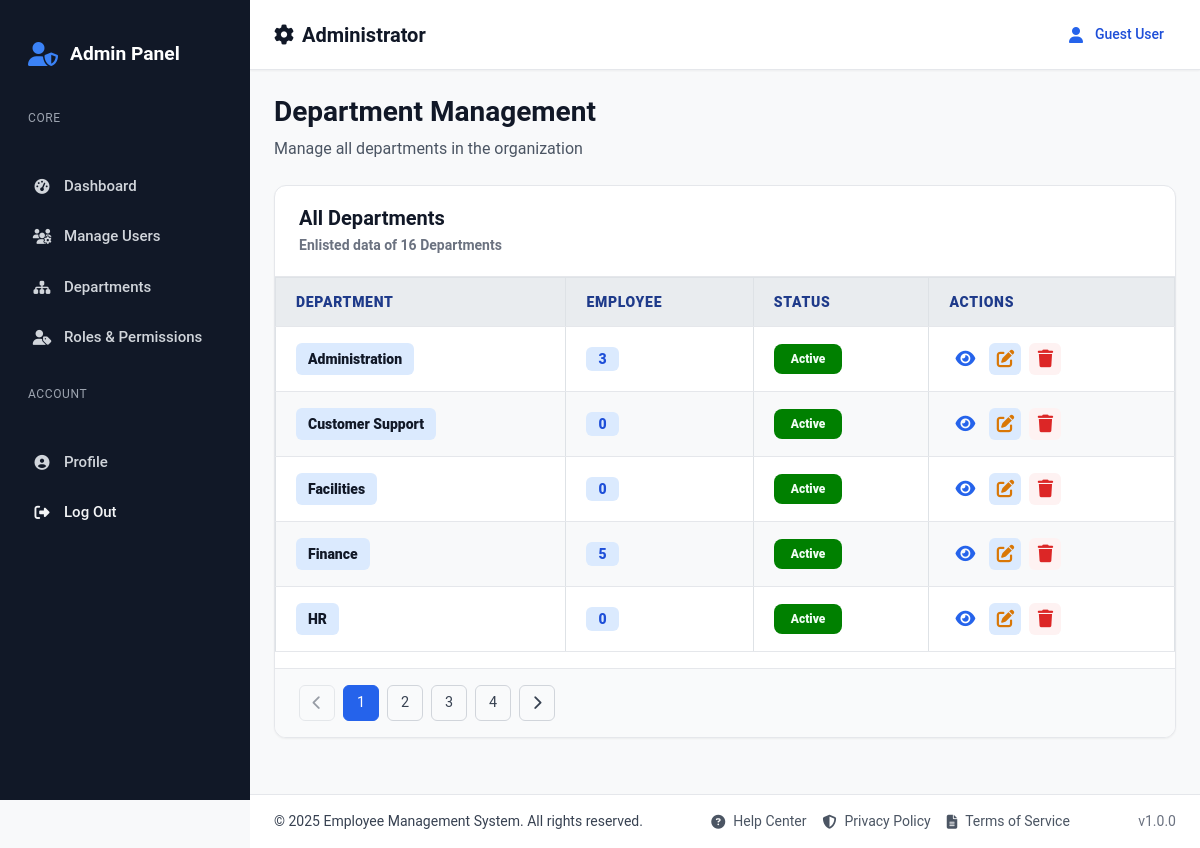
The page /backend/departments/listingDept.php on the database its author committed.
### tables this page shows
CREATE TABLE `department` (
  `id` int(11) NOT NULL,
  `name` varchar(40) NOT NULL,
  `status` enum('1','0') NOT NULL DEFAULT '1',
  `is_deleted` enum('0','1') NOT NULL DEFAULT '0'
);

### backend/departments/listingDept.php (the view, shortened to what this page needs)
<?php
require_once '..\..\includes\config.php';
$limit = 5;
$myPage = isset($_GET['page']) ? (int) $_GET['page'] : 1;
$offset = ($myPage - 1) * $limit;
try {
    $sql = "SELECT department.id, department.name AS deptName, department.status AS deptStatus, COUNT(employee.id) AS employee_count FROM  department LEFT JOIN  employee ON  department.id = employee.department WHERE department.is_deleted = '0' GROUP BY  department.id, department.name ORDER BY  department.name LIMIT :limit OFFSET :offset";
    $stmt = $conn->prepare($sql);
    $stmt->bindValue(':limit', $limit, PDO::PARAM_INT);
    $stmt->bindValue(':offset', $offset, PDO::PARAM_INT);
    $stmt->execute();
    $departments = $stmt->fetchAll(PDO::FETCH_ASSOC);
} catch (PDOException $e) {
    $error_message = "Database error: " . $e->getMessage();
    $departments = [];
}
$stmt2 = $conn->query("SELECT COUNT(*) as count FROM department WHERE is_deleted = '0'");
$count = $stmt2->fetch(PDO::FETCH_ASSOC);
$allRows = $count['count'];
$allPages = ceil($allRows / $limit);
?>
<body class="admin-page">
    <?php include '..\navbar.php'; ?>
    <?php include '..\sidebar.php' ?>
    <main class="admin-main-content">
        <div class="admin-container">
            <div class="admin-page-header">
                <div class="header-title">
                    <h1>Department Management</h1>
                    <p>Manage all departments in the organization</p>
                </div>
            </div>
            <div class="admin-table-container">
                <div class="table-header">
                    <div class="table-title">
                        <h2>All Departments</h2>
                        <p>Enlisted data of <?php echo $count['count']; ?> Departments</p>
                    </div>
                </div>
                <?php if (count($departments) > 0): ?>
                    <div class="table-responsive">
                        <table class="admin-table">
                            <thead>
                                <tr>
                                    <th style="font-weight: 900; color: var(--primary-900); font-size: var(--text-sm);">
                                        Department</th>
                                    <th style="font-weight: 900; color: var(--primary-900); font-size: var(--text-sm);">
                                        Employee</th>
                                    <th style="font-weight: 900; color: var(--primary-900); font-size: var(--text-sm);">
                                        Status</th>
                                    <th style="font-weight: 900; color: var(--primary-900); font-size: var(--text-sm);">
                                        Actions</th>
                                </tr>
                            </thead>
                            <tbody>
                                <?php
                                foreach ($departments as $dept): ?>
                                    <tr>
                                        <td>
                                            <span
                                                style="display: inline-flex; align-items: center; padding: var(--space-2) var(--space-3); background: var(--primary-100); color: var(--gray-900); border-radius: var(--radius-md); font-size: var(--text-sm); font-weight: 900;">
                                                <?php echo htmlspecialchars($dept['deptName']); ?>
                                            </span>
                                        </td>
                                        <td>
                                            <span
                                                style="display: inline-flex; align-items: center; gap: var(--space-2); padding: var(--space-1) var(--space-3); background: var(--primary-100); color: var(--primary-700); border-radius: var(--radius-md); font-size: var(--text-sm); font-weight: 900;">
                                                <?php echo htmlspecialchars($dept['employee_count']); ?>
                                            </span>
                                        </td>
                                        <td>
                                            <div class="action-buttons">
                                                <form action="" method="POST">
                                                    <?php if ($dept['deptStatus'] == '1') { ?>
                                                        <button class="btn btn-sm success"
                                                            style="background-color: green; font-weight: 900; color: var(--success-50); font-size: var(--text-xs);">Active</button>
                                                    <?php } else { ?>
                                                        <button class="btn btn-sm danger"
                                                            style="background-color: red; font-weight: 900; color: var(--success-50); font-size: var(--text-xs);">Inactive</button>
                                                    <?php } ?>
                                                </form>
                                            </div>
                                        </td>
                                        <td>
                                            <div class="action-buttons">
                                                <button class="action-btn view-dept-btn" title="View"
                                                    data-id="<?= $dept['id'] ?>">
                                                    <i class="fas fa-eye"></i>
                                                </button>
                                                <button class="action-btn edit" title="Edit">
                                                    <i class="fas fa-edit"></i>
                                                </button>
                                                <button class="action-btn delete" title="Delete Department"
                                                    onclick="softDeleteDepartment(<?php echo $dept['id']; ?>, this)">
                                                    <i class="fas fa-trash"></i>
                                                </button>
                                            </div>
                                        </td>
                                    </tr>
                                <?php endforeach; ?>
                            </tbody>
                        </table>
                    </div>
                <?php else: ?>
                    <p>No departments found.</p>
                <?php endif; ?>
                <div class="table-footer">
                    <div class="table-pagination">
                        <?php if ($myPage > 1): ?>
                            <a href="?page=<?= $myPage - 1 ?>" class="pagination-btn"><i
                                    class="fas fa-chevron-left"></i></a>
                        <?php else: ?>
                            <button class="pagination-btn" disabled><i class="fas fa-chevron-left"></i></button>
                        <?php endif; ?>
                        <?php for ($i = 1; $i <= $allPages; $i++): ?>
                            <?php if ($i == $myPage): ?>
                                <button class="pagination-btn active"><?= $i ?></button>
                            <?php else: ?>
                                <a href="?page=<?= $i ?>" class="pagination-btn"><?= $i ?></a>
                            <?php endif; ?>
                        <?php endfor; ?>
                        <?php if ($myPage < $allPages): ?>
                            <a href="?page=<?= $myPage + 1 ?>" class="pagination-btn"><i
                                    class="fas fa-chevron-right"></i></a>
                        <?php else: ?>
                            <button class="pagination-btn" disabled><i class="fas fa-chevron-right"></i></button>
                        <?php endif; ?>
                    </div>
                </div>
            </div>
        </div>
    </main>
    <?php include '../footer.php'; ?>
    <link href="https://cdn.jsdelivr.net/npm/tailwindcss@2.2.19/dist/tailwind.min.css" rel="stylesheet">
</body>
</html>

### css/design-system.css (style rules this page uses)
:root { --primary-50: #eff6ff; --primary-100: #dbeafe; --primary-200: #bfdbfe; --primary-300: #93c5fd; --primary-400: #60a5fa; --primary-500: #3b82f6; --primary-600: #2563eb; --primary-700: #1d4ed8; --primary-800: #1e40af; --primary-900: #1e3a8a; --gray-50: #f9fafb; --gray-100: #f3f4f6; --gray-200: #e5e7eb; --gray-300: #d1d5db; --gray-400: #9ca3af; --gray-500: #6b7280; --gray-600: #4b5563; --gray-700: #374151; --gray-800: #1f2937; --gray-900: #111827; --success-50: #f0fdf4; --success-500: #22c55e; --success-600: #16a34a; --error-50: #fef2f2; --error-500: #ef4444; --error-600: #dc2626; --warning-50: #fffbeb; --warning-500: #f59e0b; --warning-600: #d97706; --font-family-sans: "Inter", -fapple-system, BlinkMacSystemFont, "Segoe UI", Roboto, sans-serif; --font-family-mono: "JetBrains Mono", "Fira Code", Consolas, monospace; --text-xs: 0.75rem; --text-sm: 0.875rem; --text-base: 1rem; --text-lg: 1.125rem; --text-xl: 1.25rem; --text-2xl: 1.5rem; --text-3xl: 1.875rem; --text-4xl: 2.25rem; --space-1: 0.25rem; --space-2: 0.5rem; --space-3: 0.75rem; --space-4: 1rem; --space-5: 1.25rem; --space-6: 1.5rem; --space-8: 2rem; --space-10: 2.5rem; --space-12: 3rem; --space-16: 4rem; --space-20: 5rem; --radius-sm: 0.25rem; --radius-md: 0.375rem; --radius-lg: 0.5rem; --radius-xl: 0.75rem; --radius-2xl: 1rem; --shadow-sm: 0 1px 2px 0 rgb(0 0 0 / 0.05); --shadow-md: 0 4px 6px -1px rgb(0 0 0 / 0.1), 0 2px 4px -2px rgb(0 0 0 / 0.1); --shadow-lg: 0 10px 15px -3px rgb(0 0 0 / 0.1), 0 4px 6px -4px rgb(0 0 0 / 0.1); --shadow-xl: 0 20px 25px -5px rgb(0 0 0 / 0.1), 0 8px 10px -6px rgb(0 0 0 / 0.1); --transition-fast: 150ms cubic-bezier(0.4, 0, 0.2, 1); --transition-normal: 300ms cubic-bezier(0.4, 0, 0.2, 1); --transition-slow: 500ms cubic-bezier(0.4, 0, 0.2, 1); }
*, *::before, *::after { box-sizing: border-box; margin: 0; padding: 0; }
html { font-size: 16px; line-height: 1.5; -webkit-font-smoothing: antialiased; -moz-osx-font-smoothing: grayscale; }
body { font-family: var(--font-family-sans); font-size: var(--text-base); line-height: 1.6; color: var(--gray-900); background-color: var(--gray-50); min-height: 100vh; }
h1, h2, h3, h4, h5, h6 { font-weight: 600; line-height: 1.25; color: var(--gray-900); }
h1 { font-size: var(--text-4xl); }
h2 { font-size: var(--text-3xl); }
p { margin-bottom: var(--space-4); color: var(--gray-700); }
a { color: var(--primary-600); text-decoration: none; transition: color var(--transition-fast); }
.btn { display: inline-flex; align-items: center; justify-content: center; gap: var(--space-2); padding: var(--space-3) var(--space-6); font-size: var(--text-sm); font-weight: 500; line-height: 1; border: 1px solid transparent; border-radius: var(--radius-lg); cursor: pointer; transition: all var(--transition-fast); text-decoration: none; white-space: nowrap; }
.btn-sm { padding: var(--space-2) var(--space-4); font-size: var(--text-xs); }

### css/components.css (style rules this page uses)
.table-header { padding: var(--space-6); border-bottom: 1px solid var(--gray-200); display: flex; align-items: center; justify-content: space-between; flex-wrap: wrap; gap: var(--space-4); }
.table-title { font-size: var(--text-xl); font-weight: 600; color: var(--gray-900); margin: 0; }
.action-btn { display: inline-flex; align-items: center; justify-content: center; width: 32px; height: 32px; border: none; border-radius: var(--radius-md); cursor: pointer; transition: all var(--transition-fast); font-size: var(--text-sm); }
.action-btn.edit { background: var(--primary-100); color: var(--primary-600); }
.action-btn.delete { background: var(--error-50); color: var(--error-600); }
.table-footer { padding: var(--space-4) var(--space-6); background: var(--gray-50); border-top: 1px solid var(--gray-200); display: flex; align-items: center; justify-content: space-between; font-size: var(--text-sm); color: var(--gray-600); }

### rows shown on the page
department: name "Administration", employee_count "3", status "Active"
department: name "Customer Support", employee_count "0", status "Active"
department: name "Facilities", employee_count "0", status "Active"
department: name "Finance", employee_count "5", status "Active"
department: name "HR", employee_count "0", status "Active"

### other values the page prints
$count['count'] "16"
